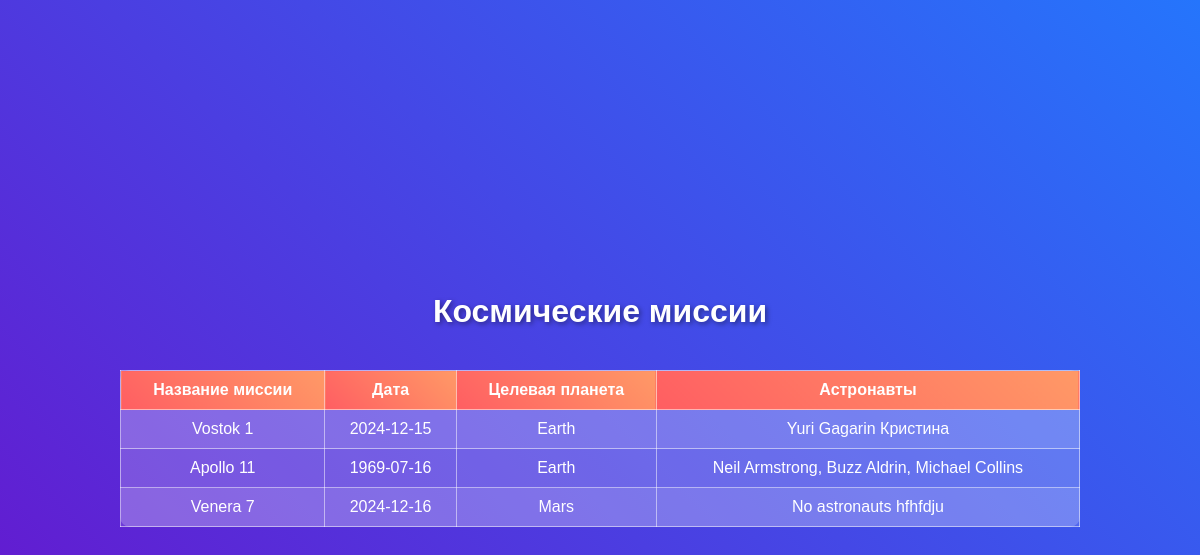
The app's page /missions with its own data.
### tables this page shows
CREATE TABLE space_missions (
                    id INTEGER PRIMARY KEY AUTOINCREMENT,
                    mission_name TEXT NOT NULL,
                    mission_date TEXT,
                    target_planet_id INTEGER,
                    astronauts_involved TEXT,
                    mission_description TEXT,
                    FOREIGN KEY (target_planet_id) REFERENCES planets (id)
                );

CREATE TABLE planets (
                    id INTEGER PRIMARY KEY AUTOINCREMENT,
                    name TEXT NOT NULL,
                    description TEXT,
                    diameter REAL,
                    distance_from_sun REAL
                );

### app.py (the view)
@app.route('/missions')
def missions():
    missions_data = get_db_data('''SELECT space_missions.mission_name, space_missions.mission_date, planets.name, space_missions.astronauts_involved
                                   FROM space_missions
                                   JOIN planets ON space_missions.target_planet_id = planets.id''')
    return render_template('missions.html', missions=missions_data)

### app.py (called while the page is built)
def get_db_data(query, params=()):
    conn = sqlite3.connect('space_exploration.db')
    cursor = conn.cursor()
    cursor.execute(query, params)
    data = cursor.fetchall()
    conn.close()
    return data

### templates/missions.html (shortened to what this page needs)
<!DOCTYPE html>
<html lang="ru">
<head>
</head>
<body>
    <h1>Космические миссии</h1>
    <table>
        <tr>
            <th>Название миссии</th>
            <th>Дата</th>
            <th>Целевая планета</th>
            <th>Астронавты</th>
        </tr>
        {% for mission in missions %}
        <tr>
            <td>{{ mission[0] }}</td>
            <td>{{ mission[1] }}</td>
            <td>{{ mission[2] }}</td>
            <td>{{ mission[3] }}</td>
        </tr>
        {% endfor %}
    </table>
</body>
</html>

### templates/missions.html (style rules this page uses)
body { font-family: Arial, sans-serif; margin: 0; padding: 0; background: linear-gradient(45deg, #6a11cb, #2575fc); color: white; height: 100vh; display: flex; flex-direction: column; justify-content: center; align-items: center; }
h1, h2 { text-align: center; margin: 20px 0; }
table { width: 80%; margin-top: 20px; border-collapse: collapse; background: rgba(255, 255, 255, 0.2); border-radius: 10px; }
th, td { padding: 10px; text-align: center; border: 1px solid rgba(255, 255, 255, 0.5); }
th { background: linear-gradient(45deg, #ff5e62, #ff9966); }
tr:nth-child(even) { background: rgba(255, 255, 255, 0.1); }
h1, h2, h3, p { text-shadow: 2px 2px 5px rgba(0, 0, 0, 0.4); }

### records on screen
space_missions: mission_name "Vostok 1", mission_date "2024-12-15", name "Earth", astronauts_involved "Yuri Gagarin Кристина"
space_missions: mission_name "Apollo 11", mission_date "1969-07-16", name "Earth", astronauts_involved "Neil Armstrong, Buzz Aldrin, Michael Collins"
space_missions: mission_name "Venera 7", mission_date "2024-12-16", name "Mars", astronauts_involved "No astronauts hfhfdju"
